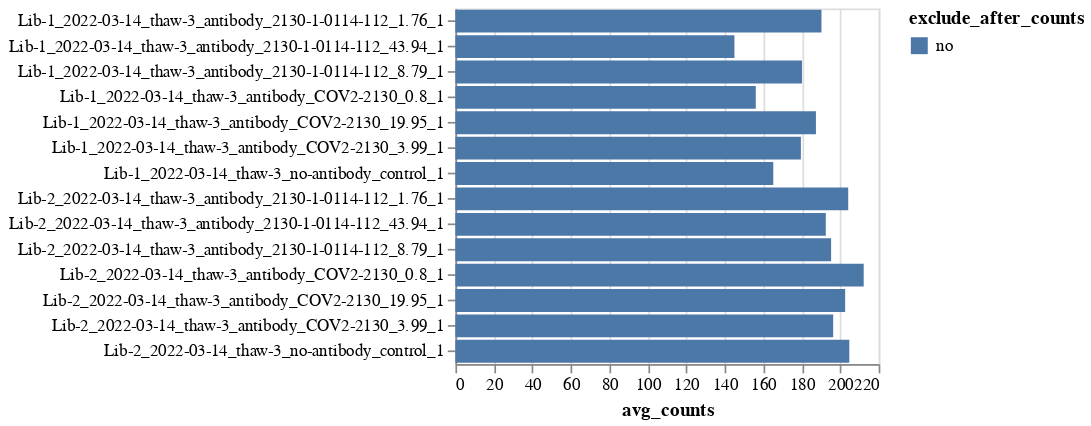

Write notebook code for a chart like this one.
### Markdown cell above
## Get `CodonVariantTable` for valid variant counts
Get the variant counts for samples with sufficient valid barcode counts, and determine if there are any samples without sufficient counts that don't havea `exclude_after_counts` specified:

### Code cell
print(f"Requiring {config['min_avg_counts']=} average counts per variant\n")

valid_counts = counts.query("valid").drop(columns="valid")

avg_counts = (
    valid_counts.groupby(["library", "sample"], as_index=False)
    .aggregate(avg_counts=pd.NamedAgg("count", "mean"))
    .assign(adequate_counts=lambda x: x["avg_counts"] >= config["min_avg_counts"])
    .merge(barcode_runs, how="left", validate="one_to_one")
    .drop(columns=["fastq_R1", "notes"])
)

adequate_counts_selection = alt.selection_point(
    fields=["adequate_counts"],
    bind=alt.binding_select(
        options=[None] + avg_counts["adequate_counts"].unique().tolist(),
        labels=["all"] + [str(x) for x in avg_counts["adequate_counts"].unique()],
        name="adequate counts",
    ),
)

avg_counts_chart = (
    alt.Chart(avg_counts)
    .encode(
        x=alt.X("avg_counts"),
        y=alt.Y("library_sample", title=None),
        color="exclude_after_counts",
        tooltip=[
            alt.Tooltip(c, format=".2g") if c in {"avg_counts"} else c
            for c in avg_counts.columns
            if c not in {"library_sample"}
        ],
    )
    .mark_bar()
    .properties(width=250, height=alt.Step(15))
    .configure_axis(labelLimit=500)
    .add_params(adequate_counts_selection, *selections)
    .transform_filter(adequate_counts_selection)
)
for selection in selections:
    avg_counts_chart = avg_counts_chart.transform_filter(selection)
display(avg_counts_chart)
print(f"Saving this chart to {config['variant_avg_counts_plot']}")
avg_counts_chart.save(config["variant_avg_counts_plot"])

print(f"Writing average counts per variant to {config['variant_avg_counts_csv']}")
(
    avg_counts.assign(min_avg_counts=config["min_avg_counts"])[
        [
            "library",
            "sample",
            "avg_counts",
            "min_avg_counts",
            "adequate_counts",
            "exclude_after_counts",
        ]
    ].to_csv(config["variant_avg_counts_csv"], index=False, float_format="%.1f")
)

insufficient_counts = avg_counts.query(
    "(not adequate_counts) & (exclude_after_counts != 'yes')"
)
if len(insufficient_counts):
    print(
        f"\n{len(insufficient_counts)} have insufficient counts despite not "
        "having `exclude_after_counts` specified in `barcode_runs`"
    )
    display(insufficient_counts[["library", "sample", "avg_counts"]])

### Figure 1 — Vega-Lite specification as saved in the notebook (floating-point values rounded to 4 significant figures)
{"config": {"view": {"continuousWidth": 300, "continuousHeight": 300}, "axis": {"labelLimit": 500}}, "data": {"name": "data-5d2ff978eeee30031dc0e3fb2b1ba187"}, "mark": "bar", "encoding": {"color": {"field": "exclude_after_counts", "type": "nominal"}, "tooltip": [{"field": "library", "type": "nominal"}, {"field": "sample", "type": "nominal"}, {"field": "avg_counts", "format": ".2g", "type": "quantitative"}, {"field": "adequate_counts", "type": "nominal"}, {"field": "date", "type": "nominal"}, {"field": "virus_batch", "type": "nominal"}, {"field": "sample_type", "type": "nominal"}, {"field": "antibody", "type": "nominal"}, {"field": "antibody_concentration", "type": "quantitative"}, {"field": "replicate", "type": "quantitative"}, {"field": "exclude_after_counts", "type": "nominal"}], "x": {"field": "avg_counts", "type": "quantitative"}, "y": {"field": "library_sample", "title": null, "type": "nominal"}}, "height": {"step": 15}, "params": [{"name": "param_9", "select": {"type": "point", "fields": ["adequate_counts"]}, "bind": {"input": "select", "options": [null, true], "labels": ["all", "True"], "name": "adequate counts"}}, {"name": "param_1", "select": {"type": "point", "fields": ["exclude_after_counts"]}, "bind": {"input": "select", "options": [null, "no"], "labels": ["all", "no"], "name": "exclude_after_counts"}}, {"name": "param_2", "select": {"type": "point", "fields": ["antibody"]}, "bind": {"input": "select", "options": [null, "COV2-2130", "2130-1-0114-112"], "labels": ["all", "COV2-2130", "2130-1-0114-112"], "name": "antibody"}}, {"name": "param_3", "select": {"type": "point", "fields": ["virus_batch"]}, "bind": {"input": "select", "options": [null, "thaw-3"], "labels": ["all", "thaw-3"], "name": "virus_batch"}}, {"name": "param_4", "select": {"type": "point", "fields": ["sample_type"]}, "bind": {"input": "select", "options": [null, "no-antibody_control", "antibody"], "labels": ["all", "no-antibody_control", "antibody"], "name": "sample_type"}}, {"name": "param_5", "select": {"type": "point", "fields": ["date"]}, "bind": {"input": "select", "options": [null, "2022-03-14"], "labels": ["all", "2022-03-14"], "name": "date"}}, {"name": "param_6", "select": {"type": "point", "fields": ["library"]}, "bind": {"input": "select", "options": [null, "Lib-1", "Lib-2"], "labels": ["all", "Lib-1", "Lib-2"], "name": "library"}}], "transform": [{"filter": {"param": "param_9"}}, {"filter": {"param": "param_1"}}, {"filter": {"param": "param_2"}}, {"filter": {"param": "param_3"}}, {"filter": {"param": "param_4"}}, {"filter": {"param": "param_5"}}, {"filter": {"param": "param_6"}}], "width": 250, "$schema": "https://vega.github.io/schema/vega-lite/v5.2.0.json", "datasets": {"data-5d2ff978eeee30031dc0e3fb2b1ba187": [{"library": "Lib-1", "sample": "2022-03-14_thaw-3_antibody_2130-1-0114-112_1.76_1", "avg_counts": 190.3, "adequate_counts": true, "date": "2022-03-14", "virus_batch": "thaw-3", "sample_type": "antibody", "antibody": "2130-1-0114-112", "antibody_concentration": 1.76, "replicate": 1, "exclude_after_counts": "no", "library_sample": "Lib-1_2022-03-14_thaw-3_antibody_2130-1-0114-112_1.76_1"}, {"library": "Lib-1", "sample": "2022-03-14_thaw-3_antibody_2130-1-0114-112_43.94_1", "avg_counts": 145.0, "adequate_counts": true, "date": "2022-03-14", "virus_batch": "thaw-3", "sample_type": "antibody", "antibody": "2130-1-0114-112", "antibody_concentration": 43.94, "replicate": 1, "exclude_after_counts": "no", "library_sample": "Lib-1_2022-03-14_thaw-3_antibody_2130-1-0114-112_43.94_1"}, {"library": "Lib-1", "sample": "2022-03-14_thaw-3_antibody_2130-1-0114-112_8.79_1", "avg_counts": 180.1, "adequate_counts": true, "date": "2022-03-14", "virus_batch": "thaw-3", "sample_type": "antibody", "antibody": "2130-1-0114-112", "antibody_concentration": 8.79, "replicate": 1, "exclude_after_counts": "no", "library_sample": "Lib-1_2022-03-14_thaw-3_antibody_2130-1-0114-112_8.79_1"}, {"library": "Lib-1", "sample": "2022-03-14_thaw-3_antibody_COV2-2130_0.8_1", "avg_counts": 156.1, "adequate_counts": true, "date": "2022-03-14", "virus_batch": "thaw-3", "sample_type": "antibody", "antibody": "COV2-2130", "antibody_concentration": 0.8, "replicate": 1, "exclude_after_counts": "no", "library_sample": "Lib-1_2022-03-14_thaw-3_antibody_COV2-2130_0.8_1"}, {"library": "Lib-1", "sample": "2022-03-14_thaw-3_antibody_COV2-2130_19.95_1", "avg_counts": 187.4, "adequate_counts": true, "date": "2022-03-14", "virus_batch": "thaw-3", "sample_type": "antibody", "antibody": "COV2-2130", "antibody_concentration": 19.95, "replicate": 1, "exclude_after_counts": "no", "library_sample": "Lib-1_2022-03-14_thaw-3_antibody_COV2-2130_19.95_1"}, {"library": "Lib-1", "sample": "2022-03-14_thaw-3_antibody_COV2-2130_3.99_1", "avg_counts": 179.6, "adequate_counts": true, "date": "2022-03-14", "virus_batch": "thaw-3", "sample_type": "antibody", "antibody": "COV2-2130", "antibody_concentration": 3.99, "replicate": 1, "exclude_after_counts": "no", "library_sample": "Lib-1_2022-03-14_thaw-3_antibody_COV2-2130_3.99_1"}, {"library": "Lib-1", "sample": "2022-03-14_thaw-3_no-antibody_control_1", "avg_counts": 165.2, "adequate_counts": true, "date": "2022-03-14", "virus_batch": "thaw-3", "sample_type": "no-antibody_control", "antibody": null, "antibody_concentration": null, "replicate": 1, "exclude_after_counts": "no", "library_sample": "Lib-1_2022-03-14_thaw-3_no-antibody_control_1"}, {"library": "Lib-2", "sample": "2022-03-14_thaw-3_antibody_2130-1-0114-112_1.76_1", "avg_counts": 204.2, "adequate_counts": true, "date": "2022-03-14", "virus_batch": "thaw-3", "sample_type": "antibody", "antibody": "2130-1-0114-112", "antibody_concentration": 1.76, "replicate": 1, "exclude_after_counts": "no", "library_sample": "Lib-2_2022-03-14_thaw-3_antibody_2130-1-0114-112_1.76_1"}, {"library": "Lib-2", "sample": "2022-03-14_thaw-3_antibody_2130-1-0114-112_43.94_1", "avg_counts": 192.5, "adequate_counts": true, "date": "2022-03-14", "virus_batch": "thaw-3", "sample_type": "antibody", "antibody": "2130-1-0114-112", "antibody_concentration": 43.94, "replicate": 1, "exclude_after_counts": "no", "library_sample": "Lib-2_2022-03-14_thaw-3_antibody_2130-1-0114-112_43.94_1"}, {"library": "Lib-2", "sample": "2022-03-14_thaw-3_antibody_2130-1-0114-112_8.79_1", "avg_counts": 195.3, "adequate_counts": true, "date": "2022-03-14", "virus_batch": "thaw-3", "sample_type": "antibody", "antibody": "2130-1-0114-112", "antibody_concentration": 8.79, "replicate": 1, "exclude_after_counts": "no", "library_sample": "Lib-2_2022-03-14_thaw-3_antibody_2130-1-0114-112_8.79_1"}, {"library": "Lib-2", "sample": "2022-03-14_thaw-3_antibody_COV2-2130_0.8_1", "avg_counts": 212.2, "adequate_counts": true, "date": "2022-03-14", "virus_batch": "thaw-3", "sample_type": "antibody", "antibody": "COV2-2130", "antibody_concentration": 0.8, "replicate": 1, "exclude_after_counts": "no", "library_sample": "Lib-2_2022-03-14_thaw-3_antibody_COV2-2130_0.8_1"}, {"library": "Lib-2", "sample": "2022-03-14_thaw-3_antibody_COV2-2130_19.95_1", "avg_counts": 202.6, "adequate_counts": true, "date": "2022-03-14", "virus_batch": "thaw-3", "sample_type": "antibody", "antibody": "COV2-2130", "antibody_concentration": 19.95, "replicate": 1, "exclude_after_counts": "no", "library_sample": "Lib-2_2022-03-14_thaw-3_antibody_COV2-2130_19.95_1"}, {"library": "Lib-2", "sample": "2022-03-14_thaw-3_antibody_COV2-2130_3.99_1", "avg_counts": 196.4, "adequate_counts": true, "date": "2022-03-14", "virus_batch": "thaw-3", "sample_type": "antibody", "antibody": "COV2-2130", "antibody_concentration": 3.99, "replicate": 1, "exclude_after_counts": "no", "library_sample": "Lib-2_2022-03-14_thaw-3_antibody_COV2-2130_3.99_1"}, {"library": "Lib-2", "sample": "2022-03-14_thaw-3_no-antibody_control_1", "avg_counts": 204.7, "adequate_counts": true, "date": "2022-03-14", "virus_batch": "thaw-3", "sample_type": "no-antibody_control", "antibody": null, "antibody_concentration": null, "replicate": 1, "exclude_after_counts": "no", "library_sample": "Lib-2_2022-03-14_thaw-3_no-antibody_control_1"}]}}
